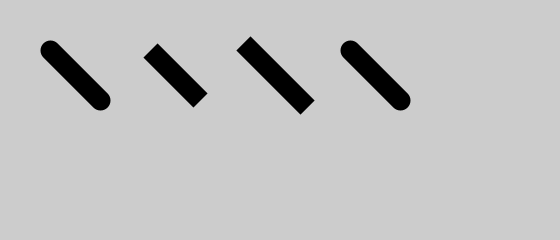
Frame 1 (no input)
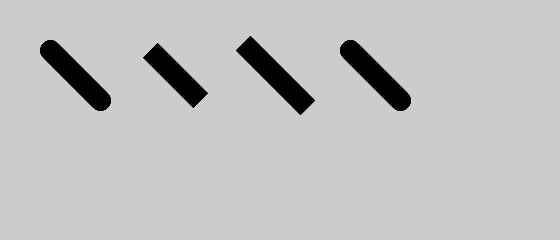
Frame 60 (the mouse pressed at the canvas centre just before this capture)
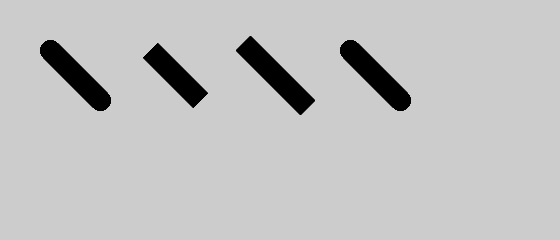
Frame 120 (the mouse held since frame 60 and released just before this capture)

The Processing sketch that drew these frames (run headless with seeded random() and noise(); from frame 60 on, the mouse is pressed at the canvas centre):

// Processing sketch: Example_3_12___Set_Stroke_Caps
// ── Example_3_12___Set_Stroke_Caps.pde
void setup() {
  size(560, 240); 
}

void draw(){

  strokeWeight(20);
  line(50, 50, 100, 100);
  strokeCap(SQUARE);
  line(150, 50, 200, 100);
  strokeCap(PROJECT);
  line(250, 50, 300, 100);
  strokeCap(ROUND);
  line(350, 50, 400, 100);
}
